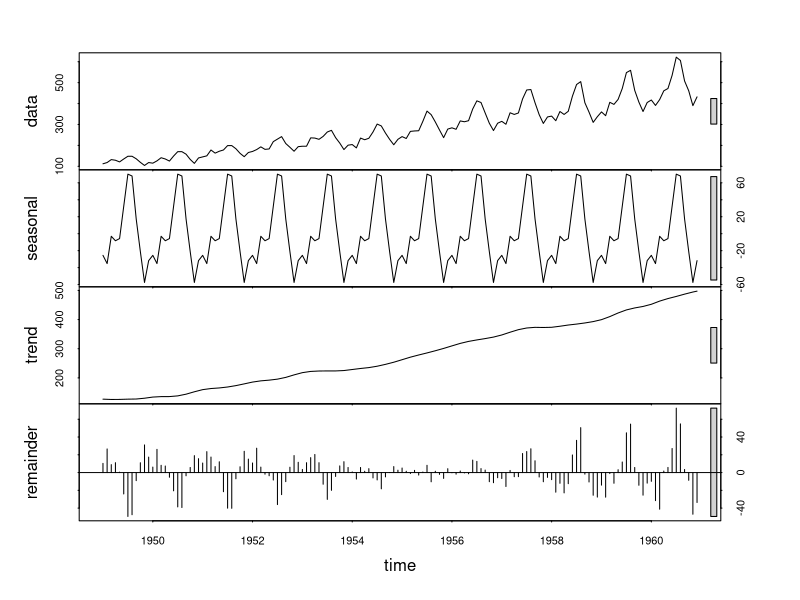
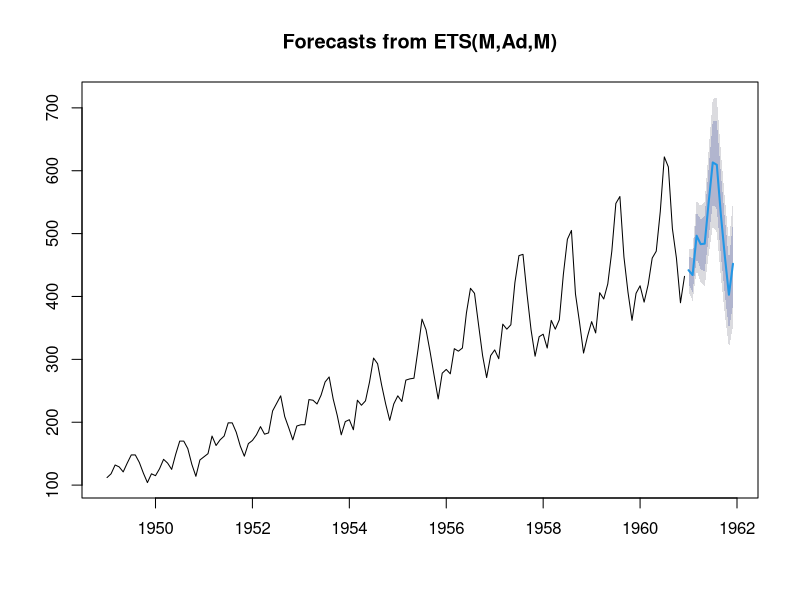
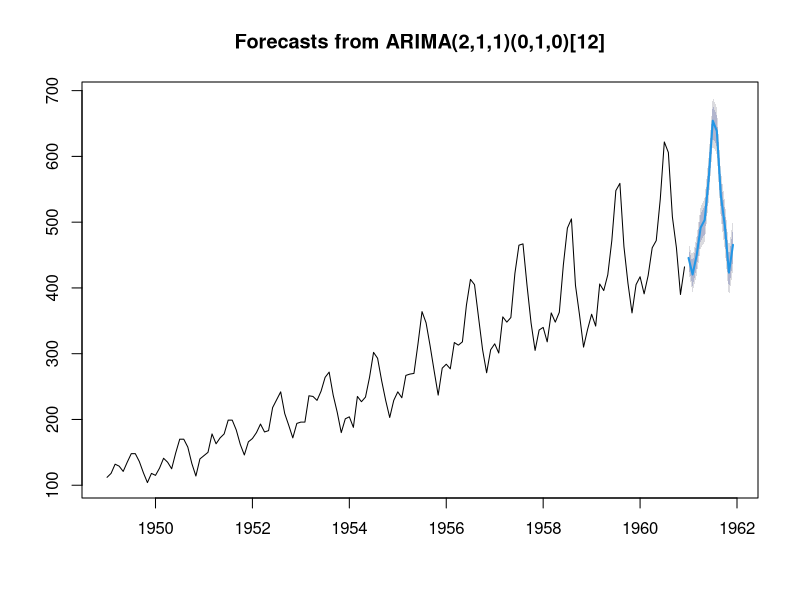

Here is the R script that generated these plots, in order:
#TIME SERIES
#1: Time Series
if(FALSE){
  tsdata <- ts(sample(1:100, 24), start=c(2013,1), end=c(2014, 12), frequency=12, deltat=1/12) #12 datapoints per year
  plot(tsdata)
}

#2: The R forecast package
if(TRUE){
  str(AirPassengers)
  f <- stl(AirPassengers, s.window="period")
  plot(f)
  #install.packages("forecast")
  library(forecast)
  f <- ets(AirPassengers)
  plot(forecast(f,12))
  f <- auto.arima(AirPassengers)
  plot(forecast(f,12)) # A lot was abstracted in this lesson.
  #Probably true in previous lessons as well but I don't know time-series very well so
  #It felt more true in this one.
}